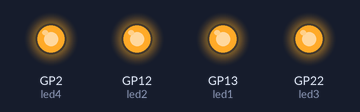
This program was run on a simulated Raspberry Pi Pico running MicroPython. Parts: output pins drawn as LEDs (lit = HIGH).

Above: at 0.2 s.
At 1.7 s:
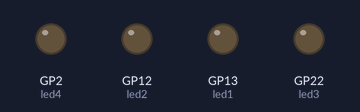
Timing chart, 0 to 3.0 s (numbered marks = the images above):
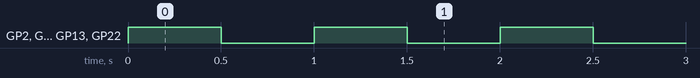

The program:

04_LED_headlights_01.py
```python
from machine import Pin
import time
led1 = Pin(13, Pin.OUT)
led2 = Pin(12, Pin.OUT)
led3 = Pin(22, Pin.OUT)
led4 = Pin(2, Pin.OUT)
try:
    while True:
        # LED ON
        led1.value(1)
        led2.value(1)
        led3.value(1)
        led4.value(1)
        time.sleep(0.5)
        # LED OFF
        led1.value(0)
        led2.value(0)
        led3.value(0)
        led4.value(0)
        time.sleep(0.5)
except KeyboardInterrupt:
    print("프로그램이 중단되었습니다.")
    # 모든 LED 끄기
    led1.value(0)
    led2.value(0)
    led3.value(0)
    led4.value(0)
```

Measured:
- by itself, GP2 (led4), GP12 (led2), GP13 (led1), GP22 (led3): alternates HIGH for 0.50 s and LOW for 0.50 s
